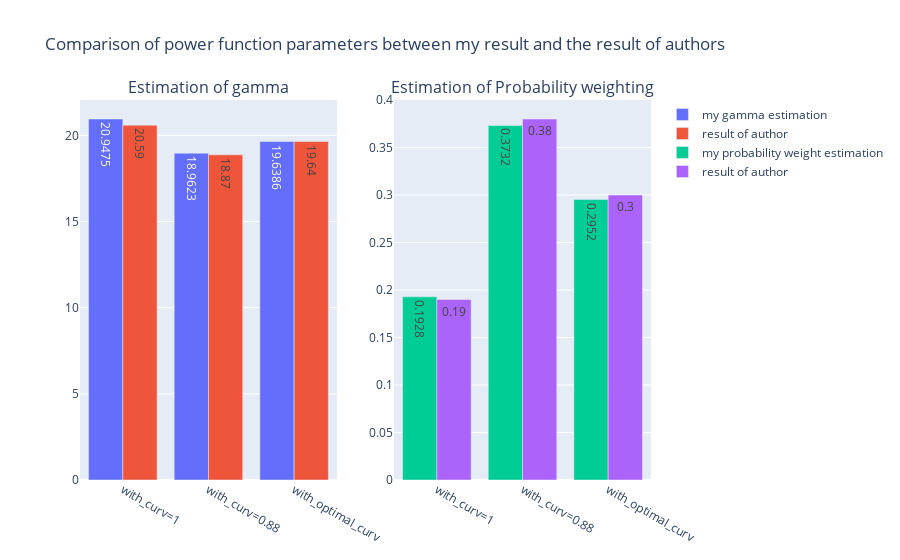

Notebook code for this chart:
### Code cell
import plotly.graph_objects as go
from plotly.subplots import make_subplots
func=['with_curv=1', 'with_curv=0.88', 'with_optimal_curv']

fig = make_subplots(rows = 1, cols= 2, shared_yaxes=False,
                    subplot_titles=('Estimation of gamma', 'Estimation of Probability weighting'))

trace1 = go.Bar(
    x=func,
    y=t6.filter(regex= 'p_est').iloc[0,:],
    name='my gamma estimation',
    textposition='auto',
    text=t6.filter(regex= 'p_est').iloc[0,:]
)

trace2 = go.Bar(
    x=func,
    y=t6.filter(regex= 'p_aut').iloc[0,:],
    name='result of author',
    textposition='auto',
    text=t6.filter(regex= 'p_aut').iloc[0,:]
)

trace3 = go.Bar(
    x=func,
    y=t6.filter(regex= 'p_aut').iloc[3,:],
    name='result of author',
    textposition='auto',
    text=t6.filter(regex= 'p_aut').iloc[3,:]
)

trace4 = go.Bar(
    x=func,
    y=t6.filter(regex= 'p_est').iloc[3,:],
    name='my probability weight estimation',
    textposition='auto',
    text=t6.filter(regex= 'p_est').iloc[3,:]
)


#fig.append_trace(trace3, 1,1)
fig.append_trace(trace1,1,1)
fig.append_trace(trace2,1,1)
fig.append_trace(trace4,1,2)
fig.append_trace(trace3,1,2)



# Change the bar mode
fig.update_layout(barmode='group',
    title='Comparison of power function parameters between my result and the result of authors')
fig.show()
#iplot(fig)
#yaxis_title='estimation_gamma'

### Figure 1 — Plotly figure (JSON) as saved in the notebook; plotly's stock layout.template omitted (floating-point values rounded to 4 significant figures)
{"data": [{"name": "my gamma estimation", "text": ["20.9475", "18.9623", 19.64], "textposition": "auto", "type": "bar", "x": ["with_curv=1", "with_curv=0.88", "with_optimal_curv"], "xaxis": "x", "y": ["20.9475", "18.9623", 19.64], "yaxis": "y"}, {"name": "result of author", "text": [20.59, 18.87, 19.64], "textposition": "auto", "type": "bar", "x": ["with_curv=1", "with_curv=0.88", "with_optimal_curv"], "xaxis": "x", "y": [20.59, 18.87, 19.64], "yaxis": "y"}, {"name": "my probability weight estimation", "text": ["0.1928", "0.3732", 0.2952], "textposition": "auto", "type": "bar", "x": ["with_curv=1", "with_curv=0.88", "with_optimal_curv"], "xaxis": "x2", "y": ["0.1928", "0.3732", 0.2952], "yaxis": "y2"}, {"name": "result of author", "text": [0.19, 0.38, 0.3], "textposition": "auto", "type": "bar", "x": ["with_curv=1", "with_curv=0.88", "with_optimal_curv"], "xaxis": "x2", "y": [0.19, 0.38, 0.3], "yaxis": "y2"}], "layout": {"annotations": [{"font": {"size": 16}, "showarrow": false, "text": "Estimation of gamma", "x": 0.225, "xanchor": "center", "xref": "paper", "y": 1, "yanchor": "bottom", "yref": "paper"}, {"font": {"size": 16}, "showarrow": false, "text": "Estimation of Probability weighting", "x": 0.775, "xanchor": "center", "xref": "paper", "y": 1, "yanchor": "bottom", "yref": "paper"}], "barmode": "group", "title": {"text": "Comparison of power function parameters between my result and the result of authors"}, "xaxis": {"anchor": "y", "domain": [0, 0.45]}, "xaxis2": {"anchor": "y2", "domain": [0.55, 1]}, "yaxis": {"anchor": "x", "domain": [0, 1]}, "yaxis2": {"anchor": "x2", "domain": [0, 1]}}}
